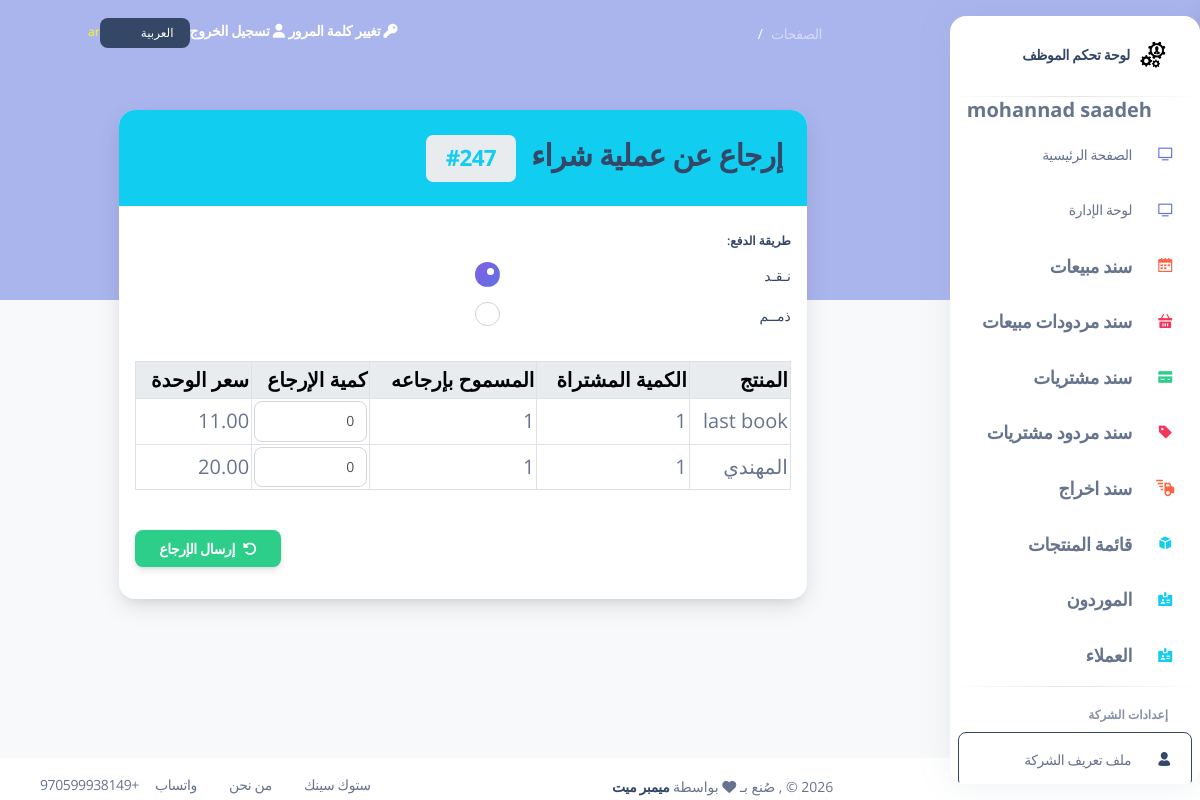
Screenshot of /purchases/247/return/ (signed in) with the database file from the repository.
### my_app/models.py (models this page shows, shortened)
class Employee(models.Model):
    first_name = models.CharField(max_length=255)
    last_name = models.CharField(max_length=255)
    email = models.EmailField(max_length=255)
    DOB = models.DateField()
    password = models.CharField(max_length=255)
    confirm_password = models.CharField(max_length=255)
    is_active = models.BooleanField(default=False)
    created_at = models.DateTimeField(auto_now_add=True)
    updated_at = models.DateTimeField(auto_now=True)
    objects = EmployeeManager()

class Purchase(models.Model): #i changed from Purchasing_invoice to Purchase >
    employee = models.ForeignKey(Employee , related_name="Purchases", on_delete=models.CASCADE) # RESTRICT  deleted >>  dont delete the item or ( default="Default", on_delete=models.SET_DEFAULT)
    supplier = models.ForeignKey('Supplier', related_name='purchases', on_delete=models.CASCADE, null=True, blank=True)
    currency = models.ForeignKey('Currency', related_name='purchases', on_delete=models.SET_NULL, null=True, blank=True)
    exchange_rate_to_base = models.DecimalField(max_digits=10, decimal_places=6, default=1.00)  # rate to convert to base currency
    total_amount = models.DecimalField(max_digits=10, decimal_places=2, default=0.00) # the total amount of the invoice
    total_price_base = models.DecimalField(max_digits=10, decimal_places=2, default=0.00)  # total in base currency
    payment_method = models.CharField(max_length=10, choices=pay_choices, default='cash')
    invoice_pay_method = models.CharField(max_length=10, choices=pay_choices, default='cash')  # Added field
    grand_total = models.DecimalField(max_digits=10, decimal_places=2, default=0.00)
    created_at = models.DateTimeField(auto_now_add=True)
    updated_at = models.DateTimeField(auto_now=True)
    objects = PurchaseManager()

class Purchase_item(models.Model): # i changed PK name from Purchasing_invoice to Purchase_id >
    purchase_id = models.ForeignKey(Purchase, related_name="purchase_items", on_delete=models.CASCADE)
    product = models.ForeignKey(Product, related_name="purchase_items", on_delete=models.CASCADE)
    quantity = models.IntegerField()
    unit_price = models.DecimalField(max_digits=10, decimal_places=2, default=0.00) # equal purchasing_price in Product table
    total_price = models.DecimalField(max_digits=10, decimal_places=2, default=0.00)
    currency = models.ForeignKey('Currency', related_name='purchase_items', on_delete=models.SET_NULL, null=True, blank=True)
    exchange_rate_to_base = models.DecimalField(max_digits=10, decimal_places=6, default=1.00)
    total_price_base = models.DecimalField(max_digits=10, decimal_places=2, default=0.00)  # total in base currency
    created_at = models.DateTimeField(auto_now_add=True)
    updated_at = models.DateTimeField(auto_now=True)

class Product(models.Model):
    product_name = models.CharField(max_length=255)
    quantity = models.IntegerField(default=0)
    purchasing_price = models.DecimalField(max_digits=6, decimal_places=2)
    sale_price = models.DecimalField(max_digits=6, decimal_places=2, null=True, blank=True)
    category = models.CharField(max_length=100, blank=True, null=True)
    expiry_date = models.DateField(blank=True, null=True)
    isbn = models.CharField(max_length=32, unique=True , null=True, blank=True)
    production_date = models.DateField(blank=True, null=True)
    author = models.CharField(max_length=255, blank=True, null=True)
    publisher = models.CharField(max_length=255, blank=True, null=True)#publisher
    supplier = models.CharField(max_length=255, blank=True, null=True)
    employee = models.ForeignKey(Employee, related_name="products", on_delete=models.CASCADE, null=True, blank=True)
    created_at = models.DateTimeField(auto_now_add=True)
    updated_at = models.DateTimeField(auto_now=True)
    objects = ProductManager()

### my_app/views.py (the view, shortened to what this page needs)
# urls.py: path('purchases/<int:purchase_id>/return/', views.purchase_return_create_view, name='purchase_return_create'),
def purchase_return_create_view(request, purchase_id):
    if 'employee_id' not in request.session:
        messages.error(request, _('Please sign in to create a return.'))
        return redirect('/')
    try:
        purchase = models.Purchase.objects.get(id=purchase_id)
    except models.Purchase.DoesNotExist:
        messages.error(request, _('Purchase not found.'))
        return redirect('/purchases')
    items = []
    for pi in purchase.purchase_items.all():
        returned_qty = models.Return_item.objects.filter(original_item=pi).aggregate(total=Sum('quantity'))['total'] or 0
        allowed = max(0, pi.quantity - int(returned_qty))
        items.append({
            'purchase_item': pi,
            'product': pi.product,
            'purchased_quantity': pi.quantity,
            'unit_price': pi.unit_price,
            'allowed_return_quantity': allowed,
        })
    context = {
        'purchase': purchase,
        'items': items,
        'employee': models.get_employee_by_id(request.session['employee_id']) if 'employee_id' in request.session else None,
    }
    return render(request, 'purchases/purchase_return_form.html', context)

### my_app/models.py (called while the page is built)
def get_employee_by_id(id):
    return Employee.objects.get(id=id)

### my_app/templates/purchases/purchase_return_form.html (shortened to what this page needs)
{% extends 'layouts/base.html' %}
{% load i18n %}
{% block content %}
<div class="container py-4">
  <div class="row justify-content-center">
    <div class="col-lg-10">
      <div class="card shadow-lg border-0">
        <div class="card-header bg-info text-white d-flex align-items-center justify-content-between">
          <h3 class="mb-0">{% trans "Return for Purchase" %} <span class="badge bg-light text-info ms-2">#{{ purchase.id }}</span></h3>
        </div>
        <div class="card-body">
          <form method="post" class="needs-validation" novalidate>
            <div class="row mb-4">
              <div class="col-md-6">
                <label class="form-label fw-bold">{% trans "Payment Method" %}</label>
                <div class="form-check">
                  <input class="form-check-input" type="radio" id="cash" name="invoice_pay_method" value="cash" checked>
                  <label class="form-check-label" for="cash">{% trans "Cash" %}</label>
                </div>
                <div class="form-check">
                  <input class="form-check-input" type="radio" id="debts" name="invoice_pay_method" value="debts">
                  <label class="form-check-label" for="debts">{% trans "Debts" %}</label>
                </div>
              </div>
            </div>
            <div class="table-responsive mb-4">
              <table class="table table-bordered table-hover align-middle">
                <thead class="table-light">
                  <tr>
                    <th scope="col">{% trans "Product" %}</th>
                    <th scope="col">{% trans "Purchased Quantity" %}</th>
                    <th scope="col">{% trans "Allowed to Return" %}</th>
                    <th scope="col">{% trans "Return Quantity" %}</th>
                    <th scope="col">{% trans "Unit Price" %}</th>
                  </tr>
                </thead>
                <tbody>
                  {% for row in items %}
                  <tr>
                    <td>{{ row.product.product_name }}</td>
                    <td>{{ row.purchased_quantity }}</td>
                    <td>{{ row.allowed_return_quantity }}</td>
                    <td>
                      <input type="number" name="return_qty_{{ row.purchase_item.id }}" min="0" max="{{ row.allowed_return_quantity }}" value="0" class="form-control" />
                    </td>
                    <td>{{ row.unit_price }}</td>
                  </tr>
                  {% endfor %}
                </tbody>
              </table>
            </div>
            <div class="d-flex justify-content-end">
              <button type="submit" class="btn btn-success px-4 py-2 fw-bold">
                <i class="fas fa-undo-alt me-2"></i>{% trans "Submit Return" %}
              </button>
            </div>
          </form>
        </div>
      </div>
    </div>
  </div>
</div>
{% endblock %}

### my_app/templates/includes/aside.html (shortened to what this page needs)
{% load static %}
{% load i18n %}
<aside class="sidenav bg-white navbar navbar-vertical navbar-expand-xs border-0 border-radius-xl my-3 {% if LANGUAGE_CODE == 'ar' %}fixed-end me-4{% else %}fixed-start ms-4{% endif %}" id="sidenav-main">
    <div class="sidenav-header">
        <a class="navbar-brand m-0" target="_blank">
        <img src="{% static 'img/logo.PNG' %}" class="navbar-brand-img h-100" alt="main_logo">
    <span class="ms-1 font-weight-bold">{% trans "Employee Dashboard" %}</span>
        </a>
        <hr class="horizontal dark mt-0">
    </div>
            <span class="nav-link-text ms-5">
                <b class="message_success" >{{employee.first_name}} {{employee.last_name}}</b>
            </span>
                <div id="sidenav-scrollbar">
        <ul class="navbar-nav" style="padding-right: 0">
        <li class="nav-item {% if request.path == '/index'   %} bg-gradient-success {% endif %}">
            <a class="nav-link " href="/index">
            <div class="icon icon-shape icon-sm border-radius-md text-center me-2 d-flex align-items-center justify-content-center">
                <i class="ni ni-tv-2 text-primary text-sm opacity-10"></i>
            </div>
            <span class="nav-link-text ms-1">{% trans "Main Page" %}</span>
            </a>
        </li>
        <li class="nav-item {% if request.path == '/index_dashboard'   %} bg-gradient-success {% endif %}">
            <a class="nav-link " href="/index_dashboard">
            <div class="icon icon-shape icon-sm border-radius-md text-center me-2 d-flex align-items-center justify-content-center">
                <i class="ni ni-tv-2 text-primary text-sm opacity-10"></i>
            </div>
            <span class="nav-link-text ms-1">{% trans "Dashboard Manage" %}</span>
            </a>
        </li>
        <li class="nav-item {% if request.path == '/sales' or 'view_sale_order' in request.path %} bg-gradient-success {% endif %}">
            <a class="nav-link " href="/sales">
            <div class="icon icon-shape icon-sm border-radius-md text-center me-2 d-flex align-items-center justify-content-center">
                <i class="ni ni-calendar-grid-58 text-warning text-sm opacity-10"></i>
            </div>
            <span class="nav-link-text ms-1" style="font-size:18px !important;"> <strong>{% trans "Sales Orders" %}</strong></span>
            </a>
        </li>
                <li class="nav-item {% if request.path == '/return_sales' or 'view_return_sale' in request.path  %} bg-gradient-success {% endif %}">
            <a class="nav-link " href="/return_sales">
            <div class="icon icon-shape icon-sm border-radius-md text-center me-2 d-flex align-items-center justify-content-center">
                <i class="ni ni-basket text-danger text-sm opacity-10"></i>
            </div>
            <span class="nav-link-text ms-1" style="font-size:18px !important;"><strong>{% trans "Return Sales" %}</strong></span>
            </a>
        </li>
        <li class="nav-item {% if request.path == '/purchases' or 'view_purchase_invoice' in request.path  %} bg-gradient-success {% endif %}">
            <a class="nav-link " href="/purchases">
            <div class="icon icon-shape icon-sm border-radius-md text-center me-2 d-flex align-items-center justify-content-center">
                <i class="ni ni-credit-card text-success text-sm opacity-10"></i>
            </div>
            <span class="nav-link-text ms-1" style="font-size:18px !important;"><strong>{% trans "Purchase Invoices" %}</strong></span>
            </a>
        </li>
        <li class="nav-item {% if request.path == '/return_purchases' or 'view_return_invoice' in request.path  %} bg-gradient-success {% endif %}">
            <a class="nav-link " href="/return_purchases">
            <div class="icon icon-shape icon-sm border-radius-md text-center me-2 d-flex align-items-center justify-content-center">
                <i class="ni ni-tag text-danger text-sm opacity-10"></i>
            </div>
            <span class="nav-link-text ms-1" style="font-size:18px !important;"><strong>{% trans "Return Purchases" %}</strong></span>
            </a>
        </li>
        <li class="nav-item {% if request.path == '/stock_out_voucher' or 'view_stock_out' in request.path %} bg-gradient-success {% endif %}">
            <a class="nav-link" href="/stock_out_voucher">
            <div class="icon icon-shape icon-sm border-radius-md text-center me-2 d-flex align-items-center justify-content-center">
                <i class="ni ni-delivery-fast text-warning text-lg opacity-10"></i>
            </div>
            <span class="nav-link-text ms-1" style="font-size:18px !important;"><strong>{% trans "Stock Out Voucher" %}</strong></span>
            </a>
        </li>
        <li class="nav-item {% if request.path == '/products/' or 'products' in request.path %} bg-gradient-success {% endif %}">
            <a class="nav-link " href="/products">
            <div class="icon icon-shape icon-sm border-radius-md text-center me-2 d-flex align-items-center justify-content-center">
                <i class="ni ni-app text-info text-sm opacity-10"></i>
            </div>
            <span class="nav-link-text ms-1" style="font-size:18px !important;"> <strong>{% trans "Product List" %}</strong></span>
            </a>
        </li>
        <li class="nav-item {% if request.path == '/suppliers' %} bg-gradient-success {% endif %}">
            <a class="nav-link " href="/suppliers">
            <div class="icon icon-shape icon-sm border-radius-md text-center me-2 d-flex align-items-center justify-content-center">
                <i class="ni ni-badge text-info text-sm opacity-10"></i>
            </div>
            <span class="nav-link-text ms-1" style="font-size:18px !important;"> <strong>{% trans "Suppliers" %}</strong></span>
            </a>
        </li>
        <li class="nav-item {% if request.path == '/customers' %} bg-gradient-success {% endif %}">
            <a class="nav-link " href="/customers">
            <div class="icon icon-shape icon-sm border-radius-md text-center me-2 d-flex align-items-center justify-content-center">
                <i class="ni ni-badge text-info text-sm opacity-10"></i>
            </div>
            <span class="nav-link-text ms-1" style="font-size:18px !important;"> <strong>{% trans "Customers" %}</strong></span>
            </a>
        </li>
        <hr class="horizontal dark my-1">
         <li class="nav-item mt-3">
            <h6 class="ps-4 ms-2 text-uppercase text-xs font-weight-bolder opacity-6">{% trans "Company Settings" %}</h6>
        </li>
        <li class="nav-item">
            <a class="nav-link btn btn-outline-dark {% if request.path == '/company_profile'   %} active me-2 {% endif %} " href="/company_profile">
            <div class="icon icon-shape icon-sm border-radius-md text-center me-2 d-flex align-items-center justify-content-center">
                <i class="ni ni-single-02 text-dark text-sm opacity-10"></i>
            </div>
            <span class="nav-link-text ms-1">{% trans "Company Profile" %}</span>
            </a>
        </li>
            </ul>
            </div>
</aside>

### static/css/nucleo-svg.css (style rules this page uses)
.icon { display: inline-block; color: #111111; height: 1em; width: 1em; }
.icon-sm { height: 0.8em; width: 0.8em; }
.icon { fill: currentColor; stroke: none; }

### my_app/templates/layouts/base.html (style rules this page uses)
.sidenav { left: auto !important; right: 0; }
.navbar-vertical .navbar-nav .nav-link .icon { padding-right: 0; margin-left: 0.0rem; margin-right: 0; }
.ms-1 { margin-right: 0.25rem !important; margin-left: 0 !important; }
.ms-2 { margin-right: 0.5rem !important; margin-left: 0 !important; }
.ms-5 { margin-right: 3rem !important; margin-left: 0 !important; }
.me-2 { margin-left: 0.5rem !important; margin-right: 0 !important; }
.me-4 { margin-left: 1.5rem !important; margin-right: 0 !important; }
.ps-4 { padding-right: 1.5rem !important; padding-left: 0 !important; }
body { text-align: right; direction: rtl; }

### rows the page displays
Employee: first_name "mohannad", last_name "saadeh"
Purchase: id "247"
Purchase_item: product.product_name "last book", purchased_quantity "1", allowed_return_quantity "1", unit_price "11.00"
Purchase_item: product.product_name "المهندي", purchased_quantity "1", allowed_return_quantity "1", unit_price "20.00"

### other values shown
{{ LANGUAGE_CODE }} "ar"
